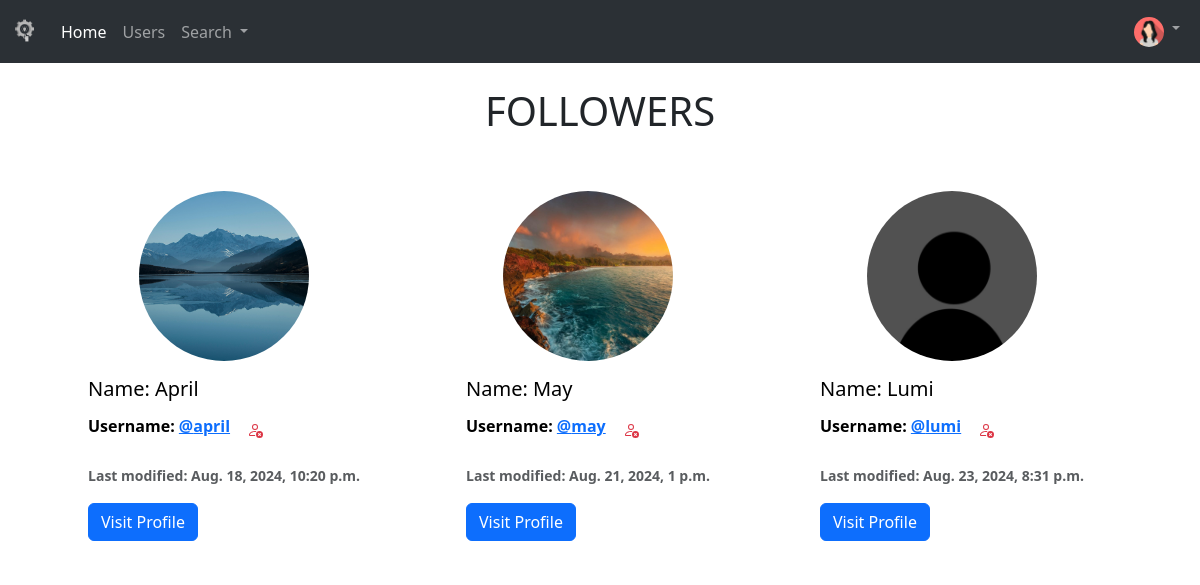
Page /profile/followers/1 (signed in) on the committed database.
### social/models.py (models this page shows, shortened)
class Profile(models.Model):
    user = models.OneToOneField(User, on_delete=models.CASCADE) # if user is deleted, profile is deleted
    follows = models.ManyToManyField('self', related_name='followed_by', symmetrical=False, blank=True)
    date_modified = models.DateTimeField(User, auto_now=True)
    profile_picture = models.ImageField(null=True, blank=True, upload_to='img/')
    profile_bio = models.CharField(blank=True, null=True, max_length=300)
    linkedin = models.CharField(blank=True, null=True, max_length=100)
    github = models.CharField(blank=True, null=True, max_length=100)
    homepage = models.CharField(blank=True, null=True, max_length=100)

### social/views.py (the view)
# urls.py: path('profile/followers/<int:pk>', views.followers, name='followers'),
def followers(request, pk):
    if request.user.is_authenticated:
        if request.user.id == pk:
            profiles = Profile.objects.get(user_id=pk)
            return render(request, 'followers.html', {"profiles": profiles})
        else:
            messages.success(request, ("You don't have access to that page."))
            return redirect('home')
    else:
        messages.success(request, ('You must be logged in to view this page! Please login.'))
        return redirect('home')

### social/templates/followers.html (shortened to what this page needs)
{% extends "base.html" %}
{% load static %}
{% block content %}
    <h1 class="text-center">FOLLOWERS</h1>
    <br><br>
    {% if profiles %}
        <div class="container row row-cols-1 row-cols-md-3 g-4 align-items-center justify-content-center">
            {% for profile in profiles.followed_by.all %}
                {% if profile.user.id != request.user.id %}
                    <div class="col">
                        <div class="card align-items-center justify-content-center no-border">
                            {% if profile.profile_picture %}
                                <img src="{{ profile.profile_picture.url }}" class="card-img-top img-fluid circle" alt="{{ profile.user.username }}" style="width: 50%;">
                            {% else %}
                                <img src="{% static 'img/pfp.jpg' %}" class="card-img-top img-fluid circle" alt="{{ profile.user.username }}" style="width: 50%;">
                            {% endif %}
                            <div class="card-body">
                                <h5 class="card-title">Name: {{ profile.user.username|capfirst }}</h5>
                                <p class="card-text">
                                    Username: <a href="{% url 'profile' profile.user.id %}">@{{ profile.user.username|lower }}</a>
                                    {% if profile not in profiles.follows.all %}
                                        <a href="{% url 'follow' profile.user.id %}" class="btn">
                                            <svg xmlns="http://www.w3.org/2000/svg" width="16" height="16" fill="currentColor" class="bi bi-person-add text-success" viewBox="0 0 16 16">
                                                <path d="M12.5 16a3.5 3.5 0 1 0 0-7 3.5 3.5 0 0 0 0 7m.5-5v1h1a.5.5 0 0 1 0 1h-1v1a.5.5 0 0 1-1 0v-1h-1a.5.5 0 0 1 0-1h1v-1a.5.5 0 0 1 1 0m-2-6a3 3 0 1 1-6 0 3 3 0 0 1 6 0M8 7a2 2 0 1 0 0-4 2 2 0 0 0 0 4"/>
                                                <path d="M8.256 14a4.5 4.5 0 0 1-.229-1.004H3c.001-.246.154-.986.832-1.664C4.484 10.68 5.711 10 8 10q.39 0 .74.025c.226-.341.496-.65.804-.918Q8.844 9.002 8 9c-5 0-6 3-6 4s1 1 1 1z"/>
                                            </svg>
                                        </a>
                                    {% else %}
                                        <a href="{% url 'unfollow' profile.user.id %}" class="btn">
                                        </a>
                                    {% endif %}
                                </p>
                                <p class="card-text">
                                    <small class="text-body-secondary">Last modified: {{ profile.date_modified }}</small>
                                </p>
                                <a href="{% url 'profile' profile.user.id %}" class="btn btn-primary">Visit Profile</a>
                            </div>
                        </div>
                    </div>
                {% endif %}
            {% endfor %}
        </div>
    {% else %}
        <p>There are no profiles.</p>
    {% endif %}
{% endblock %}

### social/templates/navbar.html (shortened to what this page needs)
{% load static %}
<nav class="navbar navbar-expand-lg bg-body-tertiary bg-dark" data-bs-theme="dark">
    <div class="container-fluid">
      <a class="navbar-brand" href="{% url 'home' %}">
        <img src="{% static 'img/logo.png' %}" alt="Logo" width="25" height="25" class="d-inline-block align-text-top bw">
      </a>
      <div class="collapse navbar-collapse" id="navbarSupportedContent">
        <ul class="navbar-nav me-auto mb-2 mb-lg-0">
          <li class="nav-item">
            <a class="nav-link active" aria-current="page" href="{% url 'home' %}">Home</a>
          </li>
          {% if user.is_authenticated %}
            <li class="nav-item">
              <a class="nav-link" href="{% url 'profiles' %}">Users</a>
            </li>
            <ul class="navbar-nav ml-auto mb-2 mb-lg-0">
              <li class="nav-item dropdown">
                <a class="nav-link dropdown-toggle" href="{% url 'search_users' %}" role="button" data-bs-toggle="dropdown" aria-expanded="false">
                  Search
                </a>
              </li>
            </ul>
          {% endif %}
        </ul>
        {% if user.is_authenticated %}
          <ul class="navbar-nav ml-auto mb-2 mb-lg-0">
            <li class="nav-item dropdown">
              <a class="nav-link dropdown-toggle" href="{% url 'profile' request.user.id %}" role="button" data-bs-toggle="dropdown" aria-expanded="false">
                {% if user.profile.profile_picture %}
                  <img src="{{ user.profile.profile_picture.url }}" alt="Profile Picture" width="30" height="30" class="d-inline-block align-text-top rounded-circle">
                {% else %}
                  <img src="{% static 'img/pfp.jpg' %}" alt="Profile Picture" width="30" height="30" class="d-inline-block align-text-top rounded-circle">
                {% endif %}
              </a>
            </li>
          </ul>
        {% endif %}
      </div>
    </div>
  </nav>

### static/styles.css (style rules this page uses)
.bw { filter: grayscale(100%); }
.circle { border-radius: 100%; width: 70%; }
.no-border { border: 0px; }
.no-border { border: 0; color: black; font-weight: bold; }

### rows in the picture
Profile: profile_picture (picture), user.username "April", user.username "april", date_modified "Aug. 18, 2024, 10:20 p.m."
Profile: profile_picture (picture), user.username "May", user.username "may", date_modified "Aug. 21, 2024, 1 p.m."
Profile: user.username "Lumi", user.username "lumi", date_modified "Aug. 23, 2024, 8:31 p.m."
